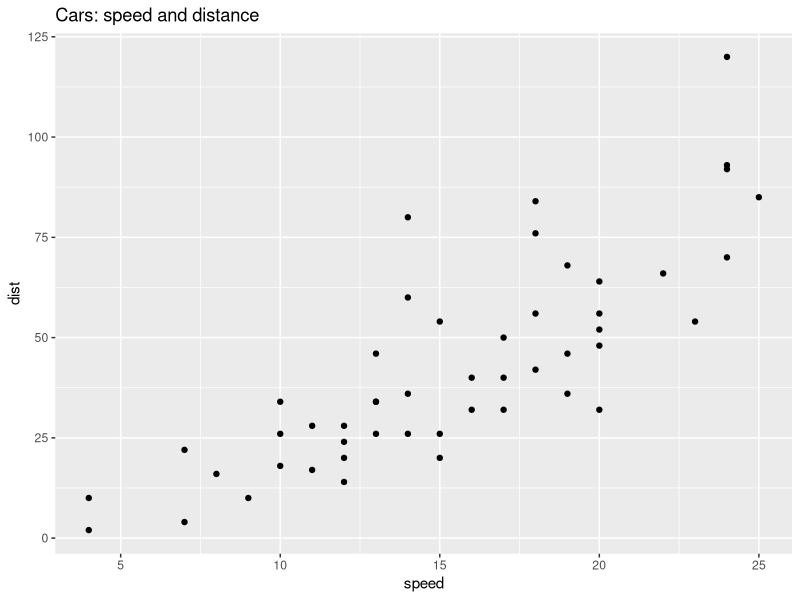
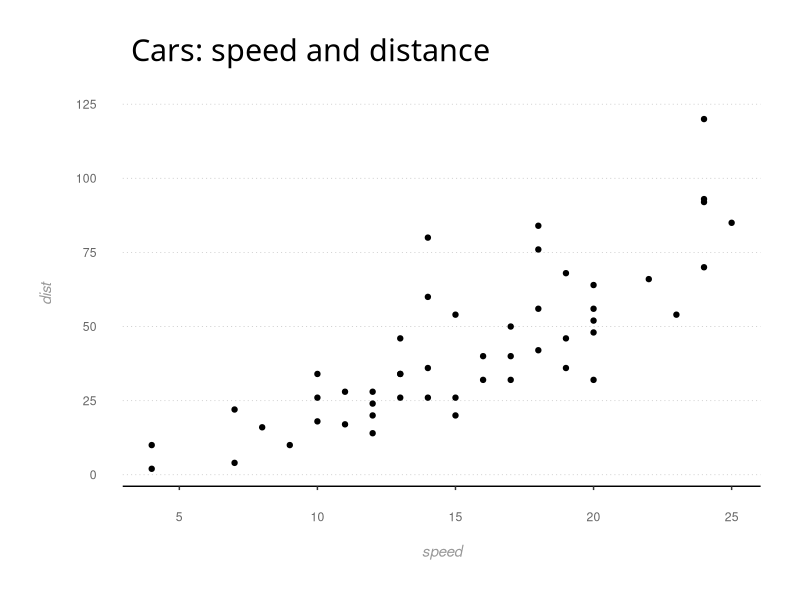
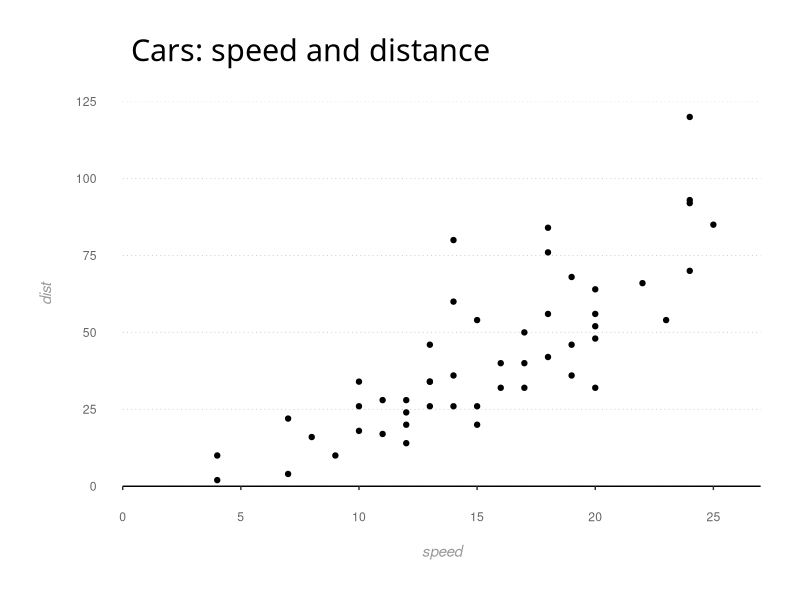
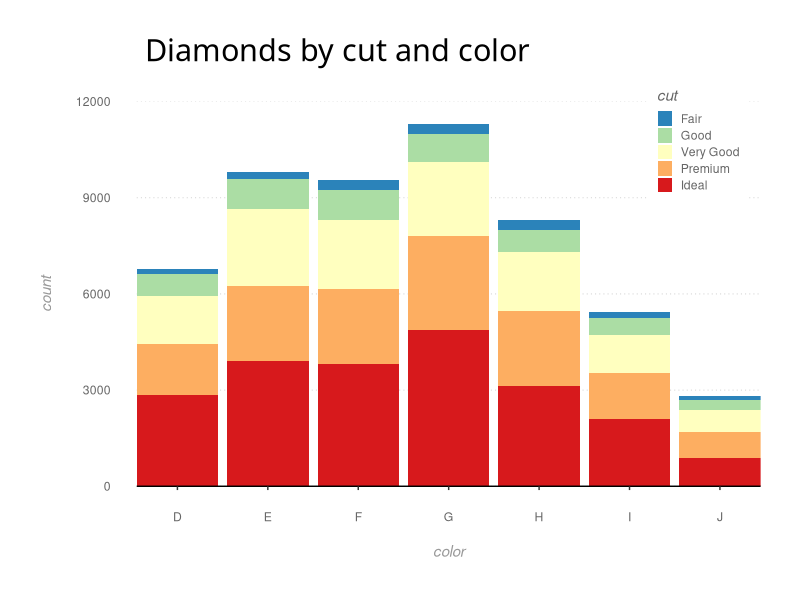
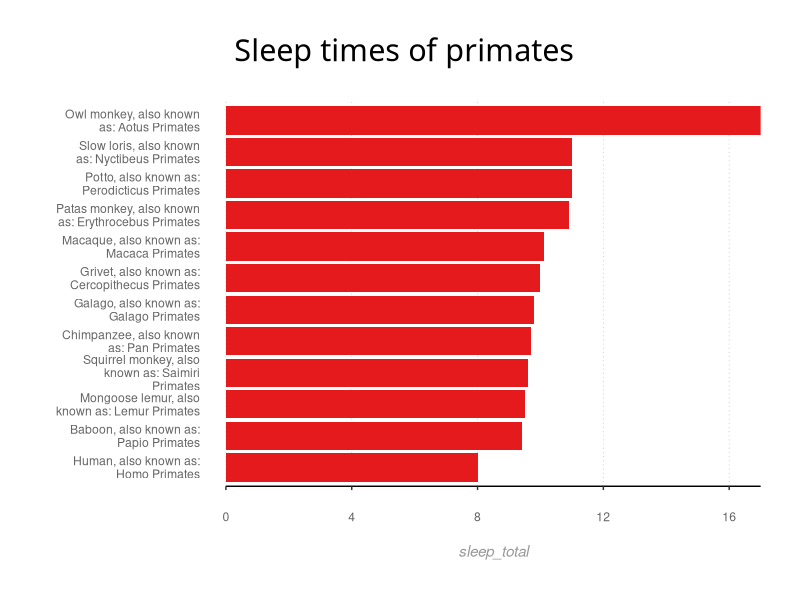
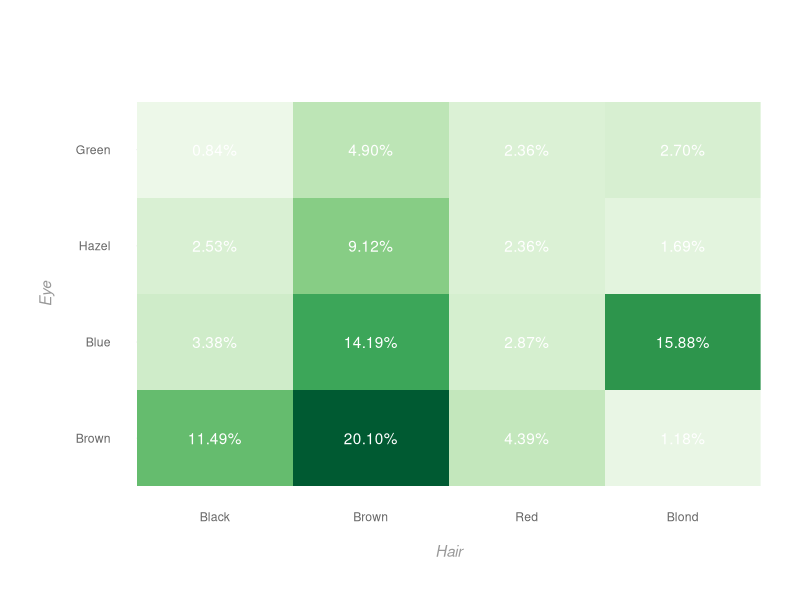

These figures' R source, in order: (Note: this script raises an error after producing the figures.)
## ---- chunk 1
library("ggplot2")
library("RColorBrewer")
library("stringr")
library("tidyr")
library("dplyr")
library("knitr")

#Knitr options
opts_chunk$set(fig.width=8, fig.height=6,
               fig.path='figures/', warning=FALSE)
## ---- chunk 2

p <- ggplot(cars, aes(speed, dist)) +
  geom_point() +
  ggtitle("Cars: speed and distance")

p #And plot it
## ---- chunk 3

bg_and_axes <-  theme(
  panel.background = element_rect(fill = NA),
  panel.grid.major.y = element_line(colour = "#cccccc", size = 0.3, linetype = "dotted"),
  panel.grid.major.x = element_blank(),
  axis.ticks.y = element_blank(),
  axis.line.x = element_line(color = "black", size = 0.5),
  axis.text = element_text(colour = "#666666"),
  axis.title = element_text(colour = "#999999", face = "italic"),
  axis.text.x = element_text(margin = margin(16,0,12,0)),
  axis.text.y = element_text(margin = margin(0,16,0,12)),
  plot.title = element_text(family = "Avenir", size = rel(2), 
                            margin = margin(0,6,24,6), hjust = 0),
  plot.margin = unit(c(1,1,1,1), "cm"))

p + bg_and_axes
## ---- chunk 4
p2 <- p + bg_and_axes + 
  scale_y_continuous(limits = c(0,125), breaks = seq(0,125,25), expand = c(0,0)) +
  scale_x_continuous(limits = c(0,27), breaks = seq(0,25,5), expand = c(0,0))

p2 #And plot our new graph
## ---- chunk 5
p3 <- ggplot(data = diamonds, aes(color, ..count.., fill=cut)) +
  geom_bar() +
  bg_and_axes +
  scale_y_continuous(limits = c(0,12000), expand = c(0,0)) +
  scale_x_discrete(expand = c(0,0)) +
  ggtitle("Diamonds by cut and color")

legend_opts <- theme(
  legend.text = element_text(color = "#666666"),
  legend.title = element_text(color = "#666666", face = "italic"),
  legend.direction = "vertical",
  legend.position = c(0.9,0.9),
  legend.key.size = unit(12, "pt")
  )

p3 +
  legend_opts +
  scale_fill_brewer(palette = "Spectral", direction = -1)
## ---- chunk 6
#Make sure we have some long label names so you'll see how they wrap.
msleep["full_name"] <- paste(msleep$name, paste(", also known as: ", 
                             msleep$genus, msleep$order), sep = "")

#now for the plot.
p4 <- ggplot(msleep[msleep$order == "Primates",], aes(reorder(full_name, sleep_total), sleep_total)) +
  geom_bar(stat="identity", fill=brewer.pal(3, "Set1")[1]) +
  #Our (stringr) trick for wrapping long labels on horizontal bar charts
  scale_x_discrete(labels = function(x) str_wrap(x, width = 25)) +
  scale_y_continuous(expand = c(0,0)) +
  coord_flip() +
  ggtitle("Sleep times of primates")

p4 +
  bg_and_axes +
  theme(
    panel.grid.major.x = element_line(colour = "#cccccc", size = 0.3, linetype = "dotted"),
    panel.grid.major.y = element_blank(),
    axis.title.y = element_blank())
## ---- chunk 7
#We'll use the standard R data set with Hair and Eye Color of Statistics Students.
haireye <- as.data.frame(HairEyeColor)

#The data is ordered by hair color, eye color and sex, so we'll use summarise and groupby from the dplyr package to sum the frequencies for male and female.

p5 <- ggplot(summarise(group_by(haireye, Hair, Eye), Freq=sum(Freq)), 
       aes(x=Hair, y=Eye, fill=Freq)) +
  geom_tile() +
  geom_text(aes(label=sprintf("%1.2f%%",Freq/sum(Freq)*100)), colour = "white") +
  scale_fill_distiller(palette = "Greens", direction = 1) +
  scale_y_discrete(expand = c(0,0)) +
  scale_x_discrete(expand = c(0,0)) +
  ggtitle("Hair and Eye Color of Statistics Students")
 
p5_options <- bg_and_axes +
  theme(
    legend.position = 0,
    axis.line.x = element_blank(),
    axis.ticks.x = element_blank()
  )

p5 + 
  p5_options
## ---- chunk 8

p6 <- ggplot(haireye, aes(x=Hair, y=Eye, fill=Freq)) +
  geom_tile() +
  geom_text(aes(label=sprintf("%1.2f%%",Freq/sum(Freq)*100)), colour = "white") +
  scale_fill_distiller(palette = "Greens", direction = 1) +
  scale_y_discrete(expand = c(0,0)) +
  scale_x_discrete(expand = c(0,0)) +
  ggtitle("Hair and Eye Color of Statistics Students") +
  facet_wrap(~Sex)

facet_options <- theme(
  strip.background = element_blank(),
  strip.text = element_text(face = "bold")
)

p6 +
  p5_options +
  facet_options

